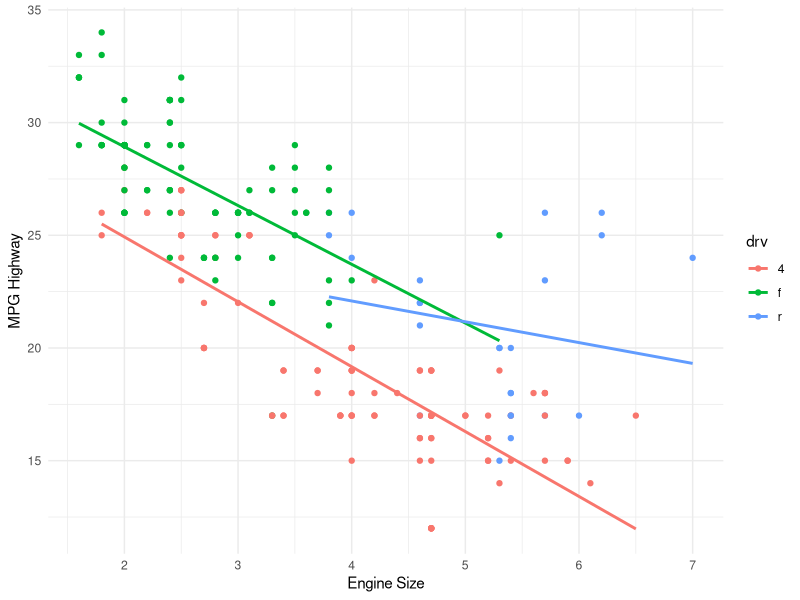

The R script that drew this image:
## ---- chunk 1
knitr::opts_chunk$set(echo = TRUE)
## ---- chunk 2
library(tidyverse)

names(mpg)
## ---- chunk 3
mpg %>% 
  filter(hwy < 35) %>% 
  ggplot(aes(x = displ,
             y = hwy,
             colour=drv)) + # move colour=drv to geom_point() and you will get a single regression line
  geom_point() + 
  geom_smooth(method = lm,
              se=F) +
  labs(x = "Engine Size",
       y = "MPG Highway",
       Title = "Fuel Efficiency") +
  theme_minimal()
